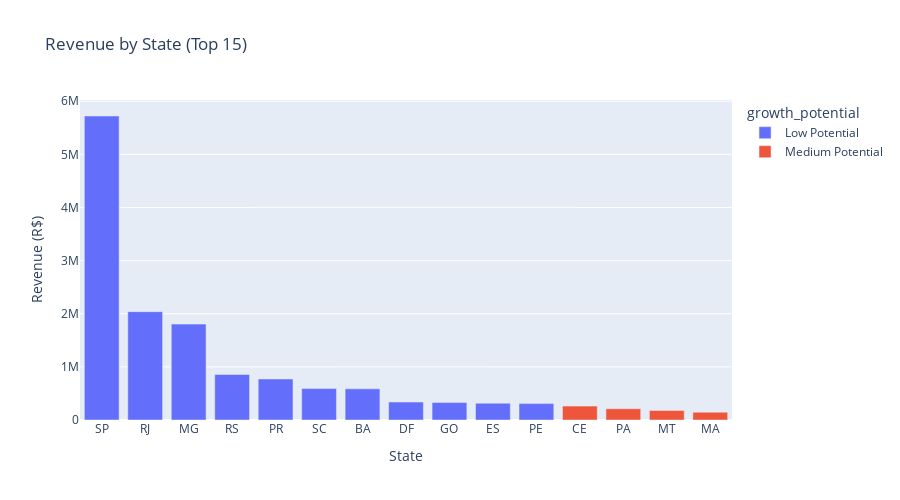

The notebook cell this image was saved under:
### Markdown cell above
### 6.1 - Revenue by State (Top 15)

### Code cell
top_states = df_geo.head(15)

fig = px.bar(
    top_states,
    x='customer_state',
    y='total_revenue',
    color='growth_potential',
    title='Revenue by State (Top 15)',
    labels={'total_revenue': 'Revenue (R$)', 'customer_state': 'State'}
)

fig.update_layout(height=500)
fig.show()

top_5_revenue = df_geo.head(5)['total_revenue'].sum()
total_revenue_geo = df_geo['total_revenue'].sum()
print(f"\nTop 5 states represent {top_5_revenue/total_revenue_geo*100:.1f}% of total revenue")

### Figure 1 — Plotly figure (JSON) as saved in the notebook; plotly's stock layout.template omitted (floating-point values rounded to 4 significant figures)
{"data": [{"hovertemplate": "growth_potential=Low Potential<br>State=%{x}<br>Revenue (R$)=%{y}<extra></extra>", "legendgroup": "Low Potential", "marker": {"color": "#636efa", "pattern": {"shape": ""}}, "name": "Low Potential", "orientation": "v", "showlegend": true, "textposition": "auto", "type": "bar", "x": ["SP", "RJ", "MG", "RS", "PR", "SC", "BA", "DF", "GO", "ES", "PE"], "xaxis": "x", "y": [5721000.0, 2039000.0, 1805000.0, 855700.0, 771900.0, 591400.0, 586300.0, 338400.0, 328400.0, 315100.0, 308900.0], "yaxis": "y"}, {"hovertemplate": "growth_potential=Medium Potential<br>State=%{x}<br>Revenue (R$)=%{y}<extra></extra>", "legendgroup": "Medium Potential", "marker": {"color": "#EF553B", "pattern": {"shape": ""}}, "name": "Medium Potential", "orientation": "v", "showlegend": true, "textposition": "auto", "type": "bar", "x": ["CE", "PA", "MT", "MA"], "xaxis": "x", "y": [261500.0, 211500.0, 179200.0, 146400.0], "yaxis": "y"}], "layout": {"barmode": "relative", "height": 500, "legend": {"title": {"text": "growth_potential"}, "tracegroupgap": 0}, "title": {"text": "Revenue by State (Top 15)"}, "xaxis": {"anchor": "y", "domain": [0, 1], "title": {"text": "State"}}, "yaxis": {"anchor": "x", "domain": [0, 1], "title": {"text": "Revenue (R$)"}}}}
